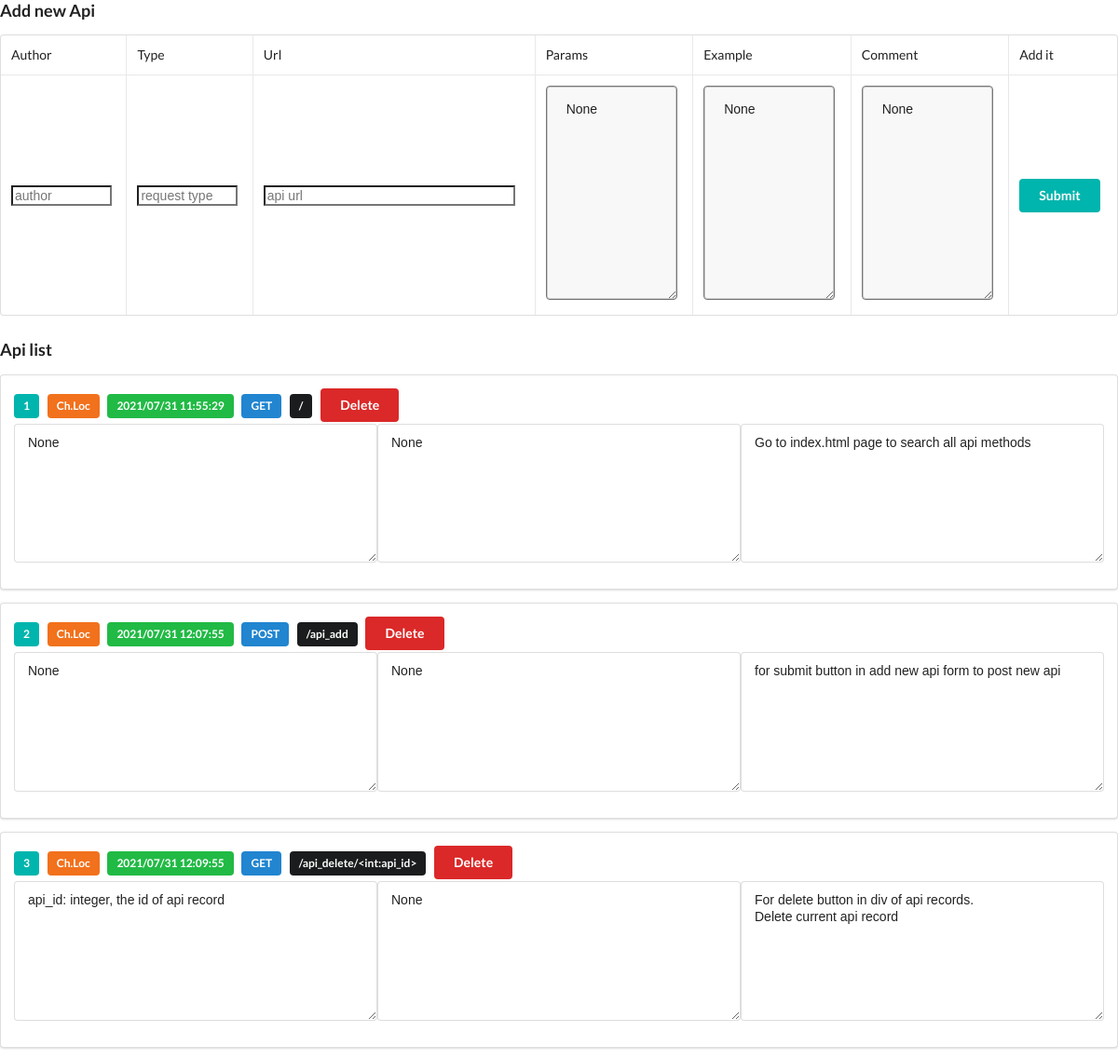
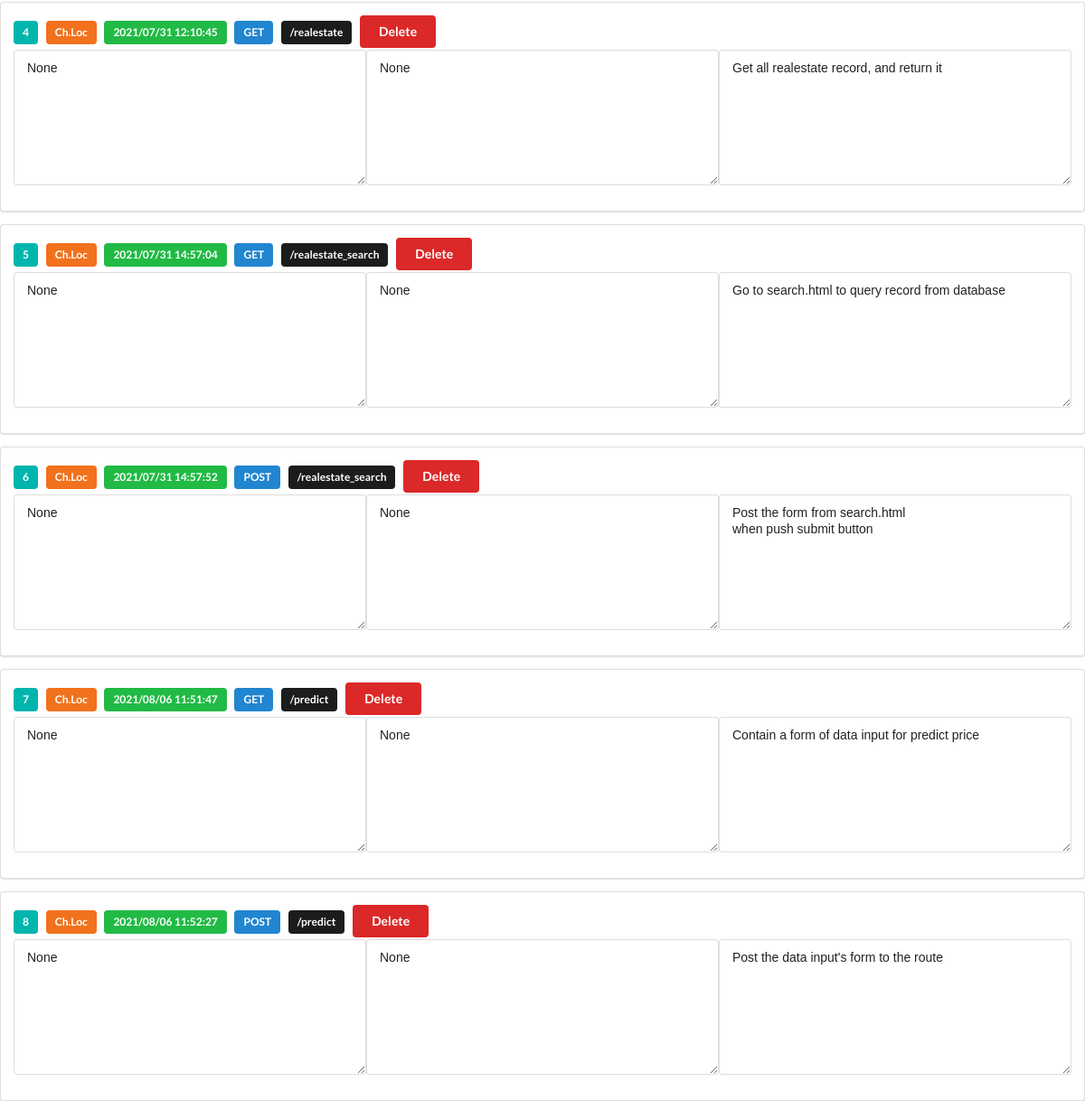
The page / on the database its author committed (2 pictures, top to bottom).
### source/models.py (models this page shows, shortened)
class Api(db.Model):
    id = db.Column(db.Integer , primary_key =True)
    author = db.Column(db.String(60),nullable = False)
    type = db.Column(db.String(100),nullable = False)
    url = db.Column(db.String(100),nullable = False)
    params = db.Column(db.String(500))
    example = db.Column(db.String(700))
    date = db.Column(db.String(100),nullable = False)
    comment = db.Column(db.String(700))

### source/routes.py (the view)
@app.route("/")
def index():
    api_list = Api.query.all()
    count =len(api_list)
    return render_template('index.html',api_list = list(api_list),count = count)

### source/templates/index.html (shortened to what this page needs)
<!doctype html>
<html>
    <head>
        <link rel="stylesheet" href="https://cdn.jsdelivr.net/npm/semantic-ui@2.4.2/dist/semantic.min.css">
    </head>
    <body>
        <h3>Add new Api</h3>
        <form action = "{{ url_for('api_add') }}" method = 'post'>
            <table class="ui celled table">
                <tr>
                    <td>Author</td>
                    <td>Type</td>
                    <td>Url</td>
                    <td>Params</td>
                    <td>Example</td>
                    <td>Comment</td>
                    <td>Add it</td>
                </tr>
                <tr>
                    <td><input type = 'text' name = 'author' placeholder = 'author' required = 'required' size = '10'></td>
                    <td><input type = 'text' name = 'type' placeholder = 'request type' required = 'required' size = '10'></td>
                    <td><input type = 'text' name = 'url' placeholder = 'api url' required = 'required' size = '30'></td>
                    <td>
                        <textarea class = "ui message" name = "params" rows ='10' cols = '10' style="text-align:left; overflow:auto;">None</textarea>
                    </td>
                    <td>
                        <textarea class = "ui message" name = "example" rows ='10' cols = '10' style="text-align:left; overflow:auto;">None</textarea>
                    </td>
                    <td>
                        <textarea class = "ui message" name = "comment" rows ='10' cols = '10' style="text-align:left; overflow:auto;">None</textarea>
                    </td>
                    <td><button class="ui teal button" type = 'submit'>Submit</button></td>
                </tr>
            </table>
        </form>
        <h3>Api list</h3>
        {% for i in range(count) %}
            <div class = 'ui segment'>
                <div class = 'ui labels'>
                    <a class = 'ui teal label'>
                        {{ i + 1}}
                    </a>
                    <a class = 'ui orange label'>
                        {{ api_list[i].author}}
                    </a>
                    <a class = 'ui green label'>
                        {{ api_list[i].date}}
                    </a>
                    <a class = 'ui blue label'>
                        {{ api_list[i].type}}
                    </a>
                    <a class = 'ui black label'>
                        {{ api_list[i].url}}
                    </a>
                    <a class="ui red button" href = "/api_delete/{{ api_list[i].id }}">
                        Delete
                    </a>
                </div>
                <div class="ui form" >
                    <div class = "inline fields">
                        <textarea  class = "ui message" rows ='7' cols = '15' style="text-align:left; overflow:auto;">{{ api_list[i].params }}</textarea>
                        <textarea  class = "ui message" rows ='7' cols = '15' style="text-align:left; overflow:auto;">{{ api_list[i].example }}</textarea>
                        <textarea  class = "ui message" rows ='7' cols = '15' style="text-align:left; overflow:auto;">{{ api_list[i].comment }}</textarea>
                    </div>
                </div>
            </div>
        {% endfor %}
    </body>
</html>

### rows shown on the page
Api: author "Ch.Loc", date "2021/07/31 11:55:29", type "GET", url "/", params "None", example "None", comment "Go to index.html page to search all api methods"
Api: author "Ch.Loc", date "2021/07/31 12:07:55", type "POST", url "/api_add", params "None", example "None", comment "for submit button in add new api form to post new api"
Api: author "Ch.Loc", date "2021/07/31 12:09:55", type "GET", url "/api_delete/<int:api_id>", params "api_id: integer, the id of api record", example "None", comment "For delete button in div of api records. Delete current api record"
Api: author "Ch.Loc", date "2021/07/31 12:10:45", type "GET", url "/realestate", params "None", example "None", comment "Get all realestate record, and return it"
Api: author "Ch.Loc", date "2021/07/31 14:57:04", type "GET", url "/realestate_search", params "None", example "None", comment "Go to search.html to query record from database"
Api: author "Ch.Loc", date "2021/07/31 14:57:52", type "POST", url "/realestate_search", params "None", example "None", comment "Post the form from search.html when push submit button"
Api: author "Ch.Loc", date "2021/08/06 11:51:47", type "GET", url "/predict", params "None", example "None", comment "Contain a form of data input for predict price"
Api: author "Ch.Loc", date "2021/08/06 11:52:27", type "POST", url "/predict", params "None", example "None", comment "Post the data input's form to the route"

### other values the page prints
{{ i + 1 }} "1" "2" "3" "4" "5" "6" "7" "8"
